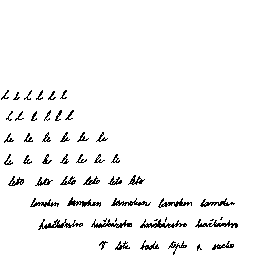
#> input picture backend/data/DYSGR/00006 - Copy.png, 256 x 256 px; its folder holds only this picture in this run
$ python train_dysgraphia.py
#> lines starting #> are read from the running program, lines starting #| are printed output that depends on the picture; after the words box and inside, x2 and y2 are one past the last pixel; in counts of white or black regions, pixels touching at a corner belong together
import os
import cv2
import numpy as np
from sklearn.ensemble import RandomForestClassifier
from sklearn.model_selection import train_test_split
from sklearn.metrics import classification_report
from joblib import dump

# Paths
BASE_DIR = os.path.dirname(os.path.abspath(__file__))
DATA_DIR = os.path.abspath(os.path.join(BASE_DIR, "..", "data"))  # ../data
MODEL_DIR = os.path.join(BASE_DIR, "models")
os.makedirs(MODEL_DIR, exist_ok=True)

# Image settings
IMG_SIZE = (64, 64)
X = []
y = []

# Filter only folders (classes) inside data directory
class_names = [d for d in os.listdir(DATA_DIR) if os.path.isdir(os.path.join(DATA_DIR, d))]
label_map = {class_name: idx for idx, class_name in enumerate(class_names)}

for class_name in class_names:
    class_dir = os.path.join(DATA_DIR, class_name)
    for file in os.listdir(class_dir):
        file_path = os.path.join(class_dir, file)
        try:
            img = cv2.imread(file_path)
#> img is the input picture: shape (256, 256, 3); 95.9% white; black in thin lines or dots, all inside (x1, y1, x2, y2) = (1, 90, 238, 255)
            if img is None:
                continue
            img = cv2.resize(img, IMG_SIZE)
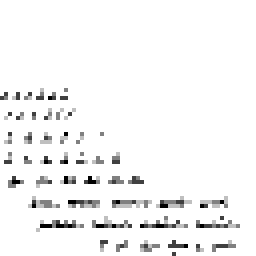
#> img: shape (64, 64, 3) (shown 4 times larger); min 0, max 255, mean 244.7
            img = img / 255.0
            X.append(img.flatten())
            y.append(label_map[class_name])
        except Exception as e:
            print(f"Skipping {file_path} due to error: {e}")
#> pass 2 of the loop `for class_name in class_names:`:
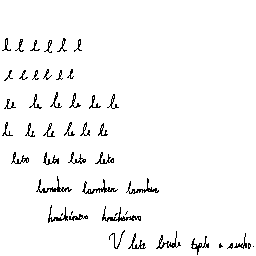
#> input picture backend/data/NON_DYSGR/00050.png, 256 x 256 px
#> img is the input picture: shape (256, 256, 3); 96.6% white; black in thin lines or dots, all inside (x1, y1, x2, y2) = (2, 38, 254, 255)
#> `img = cv2.resize(img, IMG_SIZE)`:
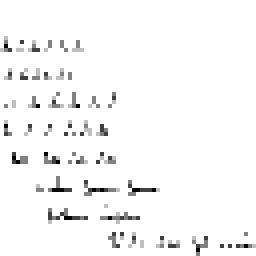
#> img: shape (64, 64, 3) (shown 4 times larger); min 0, max 255, mean 247

X = np.array(X)
y = np.array(y)

# Split and train
X_train, X_test, y_train, y_test = train_test_split(X, y, test_size=0.2, random_state=42)
#> y_train = [0]; y_test = [1]

model = RandomForestClassifier(n_estimators=100, random_state=42)
model.fit(X_train, y_train)

# Evaluate
y_pred = model.predict(X_test)
#> y_pred = [0]
print(classification_report(y_test, y_pred, target_names=class_names))
#|               precision    recall  f1-score   support
#|        DYSGR       0.00      0.00      0.00       0.0
#|    NON_DYSGR       0.00      0.00      0.00       1.0
#|     accuracy                           0.00       1.0
#|    macro avg       0.00      0.00      0.00       1.0
#| weighted avg       0.00      0.00      0.00       1.0

# Save model
model_path = os.path.join(MODEL_DIR, "dysgraphia_handwritten_model.joblib")
dump(model, model_path)
print(f"Model saved to {model_path}")
